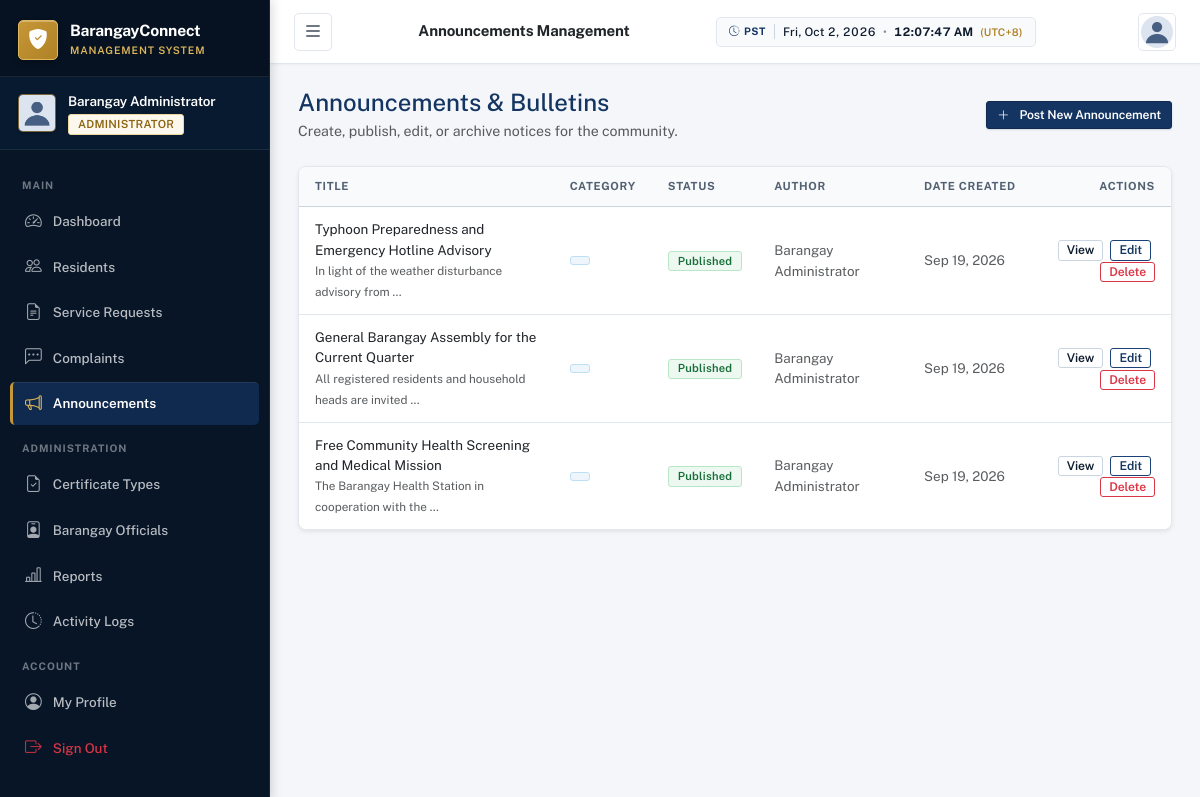
The app's page /announcements/admin/ (signed in) with its own data.
### accounts/models.py (models this page shows, shortened)
class CustomUser(AbstractUser):
    ROLE_CHOICES = [
        ('admin', 'Administrator'),
        ('resident', 'Resident'),
    ]
    GENDER_CHOICES = [
        ('male', 'Male'),
        ('female', 'Female'),
        ('other', 'Other'),
    ]
    CIVIL_STATUS_CHOICES = [
        ('single', 'Single'),
        ('married', 'Married'),
        ('widowed', 'Widowed'),
        ('separated', 'Separated'),
        ('divorced', 'Divorced'),
    ]
    ACCOUNT_STATUS_CHOICES = [
        ('pending', 'Pending'),
        ('active', 'Active'),
        ('inactive', 'Inactive'),
        ('rejected', 'Rejected'),
    ]
    role = models.CharField(max_length=10, choices=ROLE_CHOICES, default='resident')
    account_status = models.CharField(max_length=10, choices=ACCOUNT_STATUS_CHOICES, default='pending')
    profile_picture = models.ImageField(upload_to='profile_pictures/', null=True, blank=True)
    phone = models.CharField(max_length=20, blank=True)
    date_of_birth = models.DateField(null=True, blank=True)
    gender = models.CharField(max_length=10, choices=GENDER_CHOICES, blank=True)
    civil_status = models.CharField(max_length=15, choices=CIVIL_STATUS_CHOICES, blank=True)
    address = models.TextField(blank=True)
    barangay = models.CharField(max_length=100, blank=True, default='Barangay San Jose')
    valid_id = models.FileField(upload_to='valid_ids/', null=True, blank=True)
    created_at = models.DateTimeField(auto_now_add=True)
    updated_at = models.DateTimeField(auto_now=True)
    def is_admin(self):
        return self.role == 'admin'
    @property
    def profile_picture_url(self):
        if self.profile_picture:
            return self.profile_picture.url
        return '/static/images/default_avatar.png'

### announcements/models.py (models this page shows, shortened)
class Announcement(models.Model):
    STATUS_CHOICES = [
        ('draft', 'Draft'),
        ('published', 'Published'),
        ('archived', 'Archived'),
    ]
    title = models.CharField(max_length=255)
    content = models.TextField()
    image = models.ImageField(upload_to='announcements/', null=True, blank=True)
    author = models.ForeignKey(settings.AUTH_USER_MODEL, on_delete=models.SET_NULL, null=True, related_name='announcements')
    status = models.CharField(max_length=10, choices=STATUS_CHOICES, default='draft')
    expiration_date = models.DateField(null=True, blank=True)
    created_at = models.DateTimeField(auto_now_add=True)
    updated_at = models.DateTimeField(auto_now=True)
    published_at = models.DateTimeField(null=True, blank=True)
    class Meta:
        ordering = ['-created_at']

### announcements/views.py (the view)
# urls.py: path('admin/', views.admin_announcement_list, name='admin_list'),
@admin_required
def admin_announcement_list(request):
    announcements = Announcement.objects.all().order_by('-created_at')
    return render(request, 'announcements/admin/list.html', {'announcements': announcements})

### accounts/views.py (called while the page is built)
def admin_required(view_func):
    from functools import wraps
    @wraps(view_func)
    def wrapper(request, *args, **kwargs):
        if not request.user.is_authenticated:
            return redirect('accounts:login')
        if not request.user.is_admin():
            return render(request, 'errors/403.html', status=403)
        return view_func(request, *args, **kwargs)
    return wrapper

### notifications/context_processors.py (called while the page is built)
def notifications_processor(request):
    if request.user.is_authenticated:
        unread_count = Notification.objects.filter(recipient=request.user, is_read=False).count()
        recent_notifications = Notification.objects.filter(recipient=request.user).order_by('-created_at')[:5]
        return {
            'unread_notifications_count': unread_count,
            'recent_notifications': recent_notifications,
        }
    return {'unread_notifications_count': 0, 'recent_notifications': []}

### templates/announcements/admin/list.html (shortened to what this page needs)
<!DOCTYPE html>
<html lang="en">
<head>
    {% load static %}
    <link href="https://cdn.jsdelivr.net/npm/bootstrap@5.3.2/dist/css/bootstrap.min.css" rel="stylesheet">
    <link href="https://cdn.jsdelivr.net/npm/bootstrap-icons@1.11.3/font/bootstrap-icons.min.css" rel="stylesheet">
    <link href="{% static 'css/style.css' %}" rel="stylesheet">
</head>
<body>
    <div class="toast-container position-fixed top-0 end-0 p-3" style="z-index: 1100;">
    </div>
    <nav id="sidebar" class="sidebar">
        <div class="sidebar-header">
            <div class="brand-logo">
                <div class="logo-icon"><i class="bi bi-shield-fill-check"></i></div>
                <div class="brand-text">
                    <span class="brand-name">BarangayConnect</span>
                    <span class="brand-sub">Management System</span>
                </div>
            </div>
        </div>
        <div class="sidebar-user">
            <img src="{{ user.profile_picture_url }}" alt="Profile" class="sidebar-avatar">
            <div class="sidebar-user-info">
                <span class="sidebar-user-name">{{ user.get_full_name|default:user.username }}</span>
                <span class="sidebar-user-role badge badge-admin">Administrator</span>
            </div>
        </div>
        <div class="sidebar-nav">
            <div class="nav-section-label">Main</div>
            <a href="{% url 'dashboard:admin_dashboard' %}" class="nav-link"><i class="bi bi-speedometer2"></i><span>Dashboard</span></a>
            <a href="{% url 'accounts:admin_residents_list' %}" class="nav-link"><i class="bi bi-people"></i><span>Residents</span></a>
            <a href="{% url 'certificates:admin_request_list' %}" class="nav-link"><i class="bi bi-file-earmark-text"></i><span>Service Requests</span></a>
            <a href="{% url 'complaints:admin_complaint_list' %}" class="nav-link"><i class="bi bi-chat-left-dots"></i><span>Complaints</span></a>
            <a href="{% url 'announcements:admin_list' %}" class="nav-link active"><i class="bi bi-megaphone"></i><span>Announcements</span></a>
            <div class="nav-section-label">Administration</div>
            <a href="{% url 'certificates:admin_type_list' %}" class="nav-link"><i class="bi bi-file-earmark-check"></i><span>Certificate Types</span></a>
            <a href="{% url 'accounts:admin_officials_list' %}" class="nav-link"><i class="bi bi-person-badge"></i><span>Barangay Officials</span></a>
            <a href="{% url 'reports:dashboard' %}" class="nav-link"><i class="bi bi-bar-chart-line"></i><span>Reports</span></a>
            <a href="{% url 'audit:log_list' %}" class="nav-link"><i class="bi bi-clock-history"></i><span>Activity Logs</span></a>
            <div class="nav-section-label">Account</div>
            <a href="{% url 'accounts:profile' %}" class="nav-link"><i class="bi bi-person-circle"></i><span>My Profile</span></a>
            <a href="{% url 'accounts:logout' %}" class="nav-link text-danger"><i class="bi bi-box-arrow-right"></i><span>Sign Out</span></a>
        </div>
    </nav>
    <header class="topbar">
        <button class="btn btn-icon sidebar-toggle" id="sidebarToggle"><i class="bi bi-list fs-5"></i></button>
        <div class="topbar-title"><h6 class="mb-0 fw-600 text-dark">Announcements Management</h6></div>
        <div class="topbar-actions">
            <div class="dropdown">
                <button class="btn btn-icon" data-bs-toggle="dropdown"><img src="{{ user.profile_picture_url }}" class="rounded-circle" style="width: 32px; height: 32px; object-fit: cover;"></button>
            </div>
        </div>
    </header>
    <main class="main-content">
        <div class="d-flex justify-content-between align-items-center mb-4">
            <div>
                <h4 class="fw-700 mb-1" style="color: var(--primary);">Announcements & Bulletins</h4>
                <p class="text-muted fs-sm mb-0">Create, publish, edit, or archive notices for the community.</p>
            </div>
            <div>
                <a href="{% url 'announcements:admin_create' %}" class="btn btn-primary btn-sm">
                    <i class="bi bi-plus-lg me-1"></i>Post New Announcement
                </a>
            </div>
        </div>
        <div class="card border-0 shadow-sm rounded-3 overflow-hidden">
            <div class="table-responsive">
                <table class="table table-hover align-middle mb-0">
                    <thead class="table-light fs-xs text-muted text-uppercase">
                        <tr>
                            <th>Title</th>
                            <th>Category</th>
                            <th>Status</th>
                            <th>Author</th>
                            <th>Date Created</th>
                            <th class="text-end">Actions</th>
                        </tr>
                    </thead>
                    <tbody class="fs-sm">
                        {% for a in announcements %}
                        <tr>
                            <td>
                                <div class="fw-600 text-dark">{{ a.title }}</div>
                                <small class="text-muted fs-xs">{{ a.content|truncatewords:8 }}</small>
                            </td>
                            <td>
                                <span class="badge bg-{% if a.category == 'emergency' %}danger{% elif a.category == 'health' %}success{% elif a.category == 'event' %}info{% else %}primary{% endif %} fs-xs">
                                </span>
                            </td>
                            <td>
                                <span class="badge bg-{% if a.status == 'published' %}success{% elif a.status == 'draft' %}secondary{% else %}dark{% endif %} fs-xs">
                                    {{ a.get_status_display }}
                                </span>
                            </td>
                            <td class="text-muted fs-xs">{{ a.author.get_full_name|default:a.author.username }}</td>
                            <td class="text-muted fs-xs">{{ a.created_at|date:"M d, Y" }}</td>
                            <td class="text-end">
                                <a href="{% url 'announcements:detail' a.pk %}" class="btn btn-sm btn-outline-secondary py-0 px-2 fs-xs me-1">
                                    View
                                </a>
                                <a href="{% url 'announcements:admin_edit' a.pk %}" class="btn btn-sm btn-outline-primary py-0 px-2 fs-xs me-1">
                                    Edit
                                </a>
                                <a href="{% url 'announcements:admin_delete' a.pk %}" class="btn btn-sm btn-outline-danger py-0 px-2 fs-xs">
                                    Delete
                                </a>
                            </td>
                        </tr>
                        {% empty %}
                        <tr>
                            <td colspan="6" class="text-center py-5 text-muted">No announcements posted yet.</td>
                        </tr>
                        {% endfor %}
                    </tbody>
                </table>
            </div>
        </div>
    </main>
</body>
</html>

### records on screen
CustomUser: get_full_name "Barangay Administrator"
Announcement: title "Typhoon Preparedness and Emergency Hotline Advisory", content "In light of the weather disturbance advisory from …", status "Published", author.get_full_name "Barangay Administrator", created_at "Sep 19, 2026"
Announcement: title "General Barangay Assembly for the Current Quarter", content "All registered residents and household heads are invited …", status "Published", author.get_full_name "Barangay Administrator", created_at "Sep 19, 2026"
Announcement: title "Free Community Health Screening and Medical Mission", content "The Barangay Health Station in cooperation with the …", status "Published", author.get_full_name "Barangay Administrator", created_at "Sep 19, 2026"
